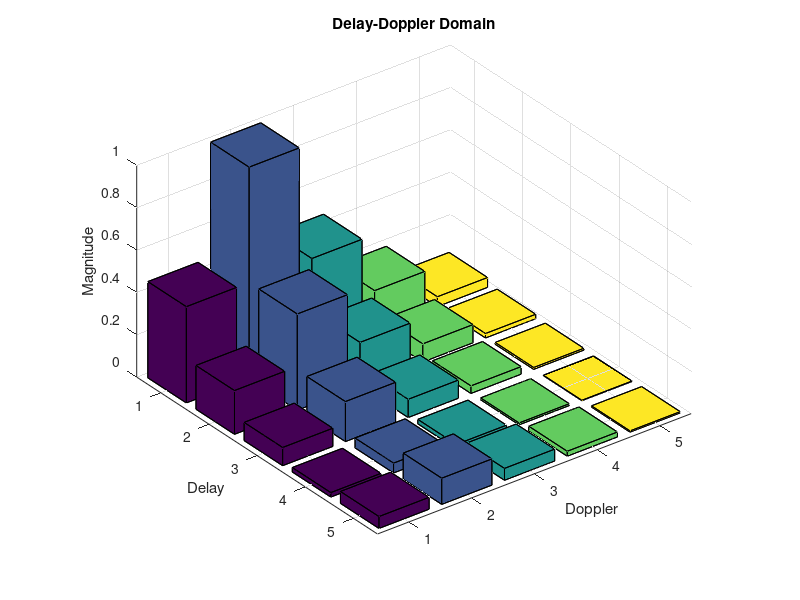
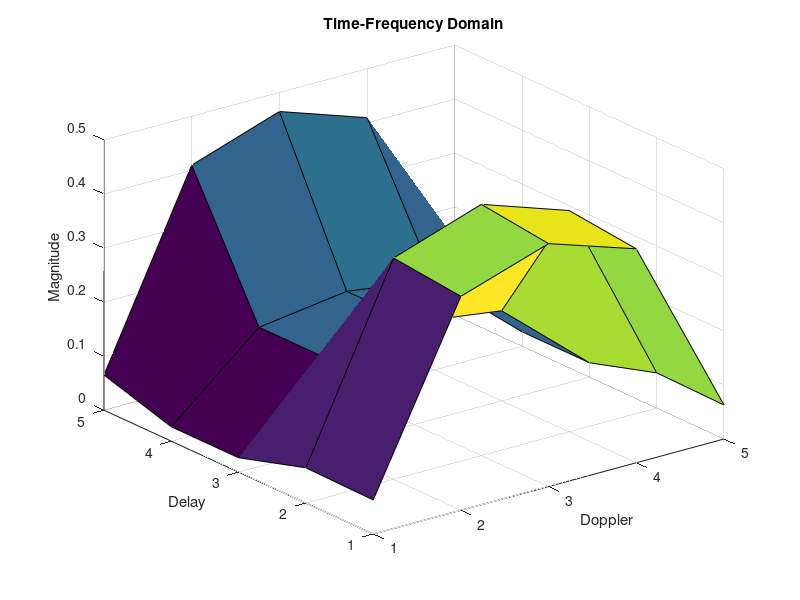
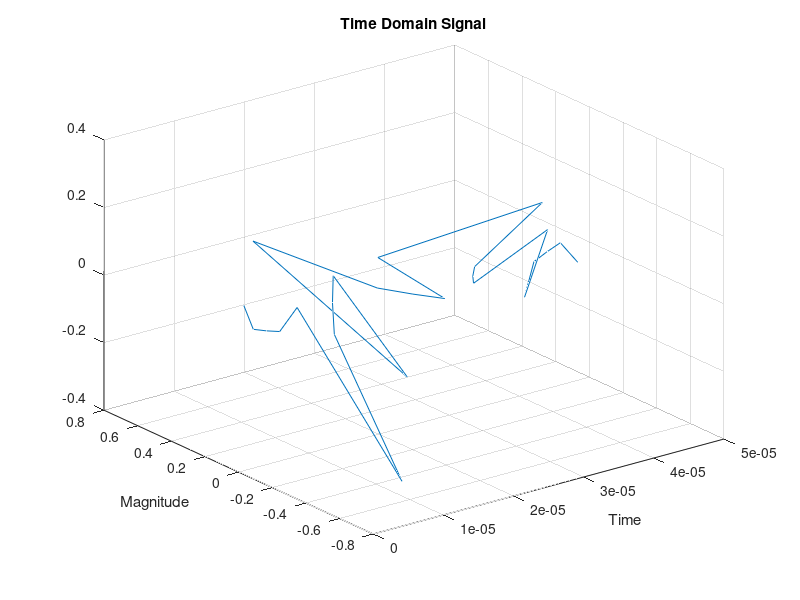
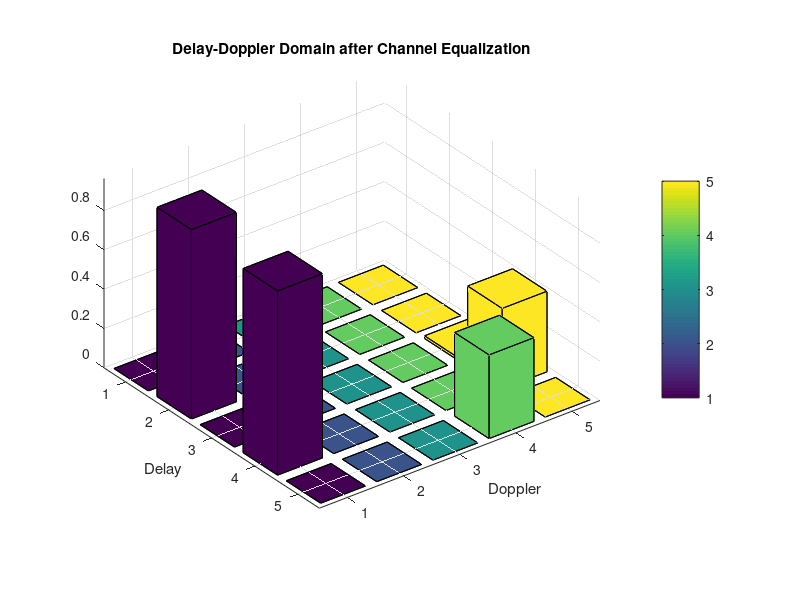

Here is the MATLAB script that generated these plots, in order:
clc;
clear;
close all;
%--------------------------------------------------------------------------
%delay Doppler grid dimensions
%span of delay axis
T = 50e-6;
%span of Doppler axis
Delf = 20e3;
%number of cells along Doppler
M = input("Enter the value of M: ");
%Number of cells across Delay
N = input("Enter the value of N: ");
%channel paths
P = input("Enter the value of P: ");
%delay axis
delay_axis = 0:T/N:T-T/N;
%Doppler axis
doppler_axis = -Delf/2: Delf/N: Delf/2-Delf/N;
%% %transmit signal
dd_xmit = zeros(N,M);
%ideal pulse transmit signal in dd domain
%dd_xmit(1,2) = 1;
%dd_xmit(1,4) = 1;
%delay axis location of symbol
tx_symbol_n = 0;
%Doppler axis location of symbol
tx_symbol_m = 1;
for i = 1:length(tx_symbol_n)
    n=N/2-tx_symbol_n(i);
    m=M/2-tx_symbol_m(i);
    [M_ax,N_ax] = meshgrid((-M/2+m:M/2+m-1),(-N/2+n:N/2+n-1));
    dd_xmit = dd_xmit + sinc(M_ax/(0.5*pi)).*sinc(N_ax/(0.5*pi));
end
%% ISFFT to convert to time-frequency grid
X = fftshift(fft(fftshift(ifft(dd_xmit).',1)).',2); %Method 1
%X = fft(ifft(dd_xmit).').'/sqrt(M/N); %Method 2
%% Heisenberg transform to convert to time domain transmit signal
s_mat = ifft(X,M,1)*sqrt(M); % Heisenberg transform %Method 1
%s_mat = ifft(X.')*sqrt(M); %Method 2
s = s_mat(:);
%% channel equalization
r = zeros(size(s));

%channel_delay = [10,12,13]; %Method 1
%channel_doppler = [2,3,4]; %Method 1

channel_coefficients = rand(P, 1); % Channel coefficients
channel_delay = randi([1, M], P, 1); % Delay shifts %Method 2
channel_doppler = randi([1, N], P, 1); % Doppler shifts %Method 2

for i=1:length(channel_delay)
    r = r + circshift(s.*exp(-1j*2*pi*channel_doppler(i)/(M*N).*(1:M*N)'),-channel_delay(i));
end

Y_DD = zeros(M, N);
for i = 1:P
    Y_DD(channel_delay(i), channel_doppler(i)) = channel_coefficients(i);
end
Y_DD_equalized = Y_DD;

snr = 30;
r = awgn(r,snr);
time_axis = (0:1/(M*N):1-1/(M*N))*T;
%% Receiver
r_mat = reshape(r,N,M);
% Wigner transform to convert to time frequency grid
Y = fft(r_mat,M,1)/sqrt(M); % Wigner transform %Method 1

%Y = fft(r_mat)/sqrt(M); % Wigner transform %Method 2
%Y = Y.'; %Method 2

% SFFT to transform to DD domain again
dd_rx = fftshift(ifft(fftshift(fft(Y).')).'); %Method 1
%dd_rx = ifft(fft(Y).').'/sqrt(N/M); %Method 2
%% plots (Method 1)
%{
figure;
title("Transmit side");
subplot(3,1,1);
bar3(doppler_axis,delay_axis, abs(dd_xmit))
subplot(3,1,2);
surf(doppler_axis,delay_axis, real(X))
subplot(3,1,3);
plot3(time_axis,abs(s).*cos(angle(s)),abs(s).*sin(angle(s)));
grid on

figure;
bar3(Y_DD_equalized);
colorbar;
xlabel('Doppler');
ylabel('Delay');
title('Delay-Doppler Domain Representation of OTFS Symbols after Channel Equalization');

figure;
title("Receive side");
subplot(3,1,1);
plot3(time_axis,abs(r).*cos(angle(r)),abs(r).*sin(angle(r)));
grid on
subplot(3,1,2);
surf(doppler_axis,delay_axis, real(Y))
subplot(3,1,3);
bar3(doppler_axis,delay_axis, abs(dd_rx))
%}
%% plots (Method 2)
figure('Name','Transmit side');
bar3(abs(dd_xmit));
xlabel('Doppler');
ylabel('Delay');
zlabel('Magnitude');
title('Delay-Doppler Domain');
%--------------------------------------------------------------------------
figure('Name','Transmit side');
surf(abs(X));
xlabel('Doppler');
ylabel('Delay');
zlabel('Magnitude');
title('Time-Frequency Domain');
%--------------------------------------------------------------------------
figure('Name','Transmit side');
plot3(time_axis,abs(s).*cos(angle(s)),abs(s).*sin(angle(s)));
grid on
xlabel('Time');
ylabel('Magnitude');
title('Time Domain Signal');
%--------------------------------------------------------------------------
figure('Name','Channel Equalization');
bar3(Y_DD_equalized);
colorbar;
xlabel('Doppler');
ylabel('Delay');
title('Delay-Doppler Domain after Channel Equalization');
%--------------------------------------------------------------------------
figure('Name','Receive side');
plot3(time_axis,abs(r).*cos(angle(r)),abs(r).*sin(angle(r)));
grid on
xlabel('Time');
ylabel('Magnitude');
title('Time Domain Signal');
%--------------------------------------------------------------------------
figure('Name','Receive side');
surf(abs(Y))
xlabel('Doppler');
ylabel('Delay');
zlabel('Magnitude');
title('Time-Frequency Domain');
%--------------------------------------------------------------------------
figure('Name','Receive side');
bar3(abs(dd_rx))
xlabel('Doppler');
ylabel('Delay');
zlabel('Magnitude');
title('Delay-Doppler Domain');